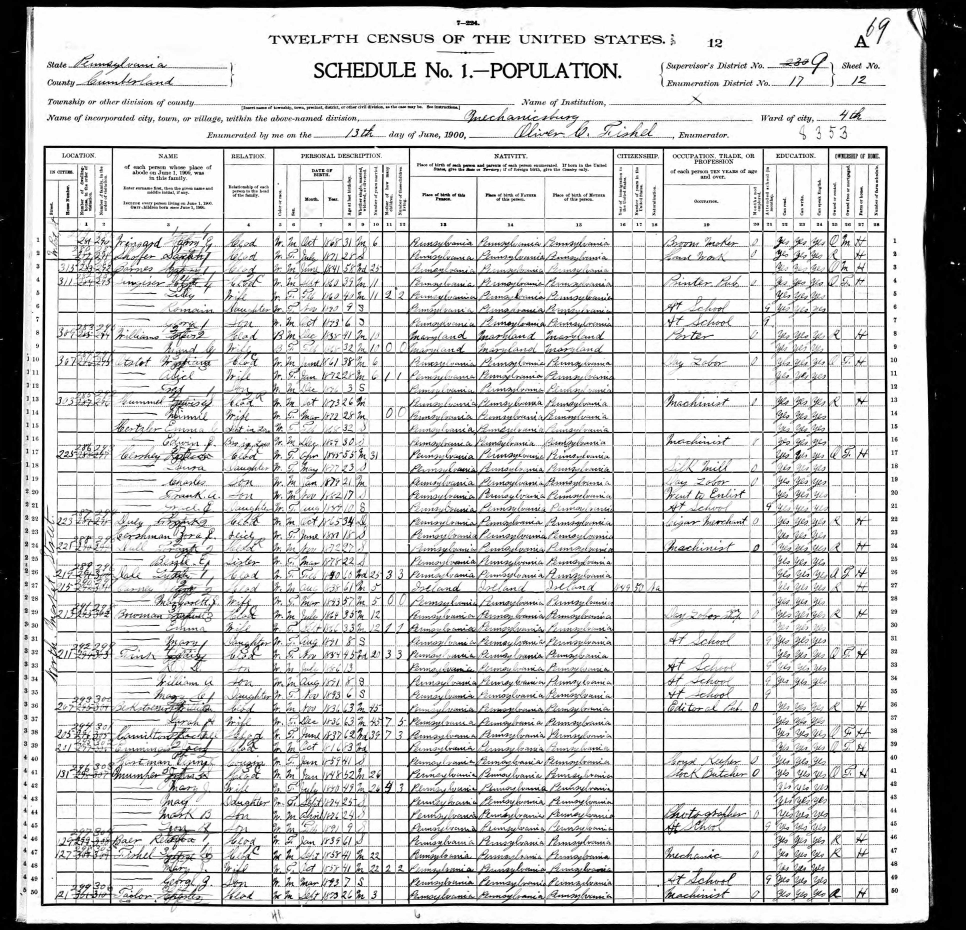
#> input picture example.jpg, 3864 x 3720 px (shown at 1/4 size)
$ python crop.py example.jpg
#> lines starting #> are read from the running program, lines starting #| are printed output that depends on the picture
# crop.py
# David Owen

K = 9  # Corner match kernel size (fast_corners will use
       # max(3, K // 2 + 1).)

import cv2
import numpy as np
import sys

def corners(original, f=4):
    gray = cv2.cvtColor(original, cv2.COLOR_BGR2GRAY)
    h, w = original.shape[:2]
    k = np.ones((K, K), dtype=np.uint8)

    # Make top left corner template.
    t = 255 * np.ones((K * 3, K * 3), dtype=np.uint8)
    t[K:, K:(K * 2)] = 0
    t[K:(K * 2), (K * 2):] = 0

    def match(roi):
        cv2.morphologyEx(roi, cv2.MORPH_CLOSE, k, dst=roi)
        m = cv2.matchTemplate(roi, t, cv2.TM_CCOEFF_NORMED)

        return cv2.minMaxLoc(m)[3]

    tl = match(gray[:(h // f), :(w // f)])

    # Modify top left template for top right.
    t[K:(K * 2), :K] = 0
    t[K:(K * 2), (K * 2):] = 255

    tr = match(gray[:(h // f), ((f - 1) * w // f):])
    tr = (tr[0] + ((f - 1) * w // f), tr[1])

    # Modify top right template for bottom right.
    t[:K, K:(K * 2)] = 0
    t[(K * 2):, K:(K * 2)] = 255

    br = match(gray[((f - 1) * h // f):, ((f - 1) * w // f):])
    br = (br[0] + ((f - 1) * w // f), br[1] + ((f - 1) * h // f))

    # Modify bottom right template for bottom left.
    t[K:(K * 2), :K] = 255
    t[K:(K * 2), (K * 2):] = 0

    bl = match(gray[((f - 1) * h // f):, :(w // f)])
    bl = (bl[0], bl[1] + ((f - 1) * h // f))

    return tl, tr, bl, br

def fast_corners(original, f=6):
    gray = cv2.cvtColor(original, cv2.COLOR_BGR2GRAY)
    gray = cv2.pyrDown(gray)
    gray = cv2.pyrDown(gray)
    h, w = gray.shape[:2]
    L = max(3, K // 4 + 1)
    k = np.ones((L, L), dtype=np.uint8)

    # Make top left corner template.
    t = 255 * np.ones((L * 3, L * 3), dtype=np.uint8)
    t[L:, L:(L * 2)] = 0
    t[L:(L * 2), (L * 2):] = 0

    def match(roi):
        cv2.morphologyEx(roi, cv2.MORPH_CLOSE, k, dst=roi)
        m = cv2.matchTemplate(roi, t, cv2.TM_CCOEFF_NORMED)

        return cv2.minMaxLoc(m)[3]

    tl = match(gray[:(h // f), :(w // f)])
    tl = (tl[0] * 4, tl[1] * 4)

    # Modify top left template for top right.
    t[L:(L * 2), :L] = 0
    t[L:(L * 2), (L * 2):] = 255

    tr = match(gray[:(h // f), ((f - 1) * w // f):])
    tr = ((tr[0] + ((f - 1) * w // f)) * 4, tr[1] * 4)

    # Modify top right template for bottom right.
    t[:L, L:(L * 2)] = 0
    t[(L * 2):, L:(L * 2)] = 255

    br = match(gray[((f - 1) * h // f):, ((f - 1) * w // f):])
    br = ((br[0] + ((f - 1) * w // f)) * 4,
            (br[1] + ((f - 1) * h // f)) * 4)

    # Modify bottom right template for bottom left.
    t[L:(L * 2), :L] = 255
    t[L:(L * 2), (L * 2):] = 0

    bl = match(gray[((f - 1) * h // f):, :(w // f)])
    bl = (bl[0] * 4, (bl[1] + ((f - 1) * h // f)) * 4)

    return tl, tr, bl, br

def draw_corners(original, tl, tr, bl, br):

    for c in (tl, tr, bl, br):
        cv2.rectangle(original, c,
                (c[0] + K * 3, c[1] + K * 3), (0, 20, 180), -1)

def deskew(original, tl, tr, bl, br):
    lx = (tl[0] + bl[0]) // 2
    ty = (tl[1] + tr[1]) // 2
    rx = (tr[0] + br[0]) // 2
    by = (bl[1] + br[1]) // 2
    tl_new = (lx, ty)
    tr_new = (rx, ty)
    bl_new = (lx, by)
    br_new = (rx, by)

    old_corners = np.array([tl, tr, bl, br])
    new_corners = np.array([tl_new, tr_new, bl_new, br_new])
    homography = cv2.findHomography(old_corners, new_corners)[0]
    cv2.warpPerspective(original, homography, original.shape[:2],
            dst=original)

    return lx, rx, ty, by

def crop(original, m=20, f=4, fast=False):

    if fast:
        tl, tr, bl, br = fast_corners(original, f)
    else:
        tl, tr, bl, br = corners(original, f)

    lx, rx, ty, by = deskew(original, tl, tr, bl, br)

    # Adjust coordinates to account for template size and margin.
    k = 3 * K // 2
    lx += k - m
    rx += k + m
    ty += k - m
    by += k + m

    return original[ty:by, lx:rx]

if __name__ == '__main__':
    a = sys.argv[1]
    original = cv2.imread(a)
#> original is the input picture: shape (3720, 3864, 3); min 0, max 255, mean 203.3
    n = a[:a.find('.')]
    cropped = crop(original, m=30, f=6)
#> in corners, `tl = match(gray[:(h // f), :(w // f)])`: tl = (165, 574)
#> in corners, `tr = match(gray[:(h // f), ((f - 1) * w // f):])`: tr = (313, 575)
#> in corners, `tr = (tr[0] + ((f - 1) * w // f), tr[1])`: tr = (3533, 575)
#> in corners, `br = match(gray[((f - 1) * h // f):, ((f - 1) * w // f):])`: br = (315, 502)
#> in corners, `br = (br[0] + ((f - 1) * w // f), br[1] + ((f - 1) * h // f))`: br = (3535, 3602)
#> in corners, `bl = match(gray[((f - 1) * h // f):, :(w // f)])`: bl = (155, 506)
#> in corners, `bl = (bl[0], bl[1] + ((f - 1) * h // f))`: bl = (155, 3606)
#> in crop, `tl, tr, bl, br = corners(original, f)`: tl = (165, 574); tr = (3533, 575); bl = (155, 3606); br = (3535, 3602)
#> in deskew, `lx = (tl[0] + bl[0]) // 2`: lx = 160
#> in deskew, `ty = (tl[1] + tr[1]) // 2`: ty = 574
#> in deskew, `rx = (tr[0] + br[0]) // 2`: rx = 3534
#> in deskew, `by = (bl[1] + br[1]) // 2`: by = 3604
#> in deskew, `tl_new = (lx, ty)`: tl_new = (160, 574)
#> in deskew, `tr_new = (rx, ty)`: tr_new = (3534, 574)
#> in deskew, `bl_new = (lx, by)`: bl_new = (160, 3604)
#> in deskew, `br_new = (rx, by)`: br_new = (3534, 3604)
#> in deskew, `old_corners = np.array([tl, tr, bl, br])`: old_corners = [[165, 574], [3533, 575], [155, 3606], [3535, 3602]]
#> in deskew, `new_corners = np.array([tl_new, tr_new, bl_new, br_new])`: new_corners = [[160, 574], [3534, 574], [160, 3604], [3534, 3604]]
#> in deskew, `homography = cv2.findHomography(old_corners, new_corners)[0]`: homography = [[1, 0.00349, -7.01], [-0.000579, 1, -1.96], [-4.89e-07, 1.17e-06, 1]]
#> in crop, `lx, rx, ty, by = deskew(original, tl, tr, bl, br)`: lx = 160; rx = 3534; ty = 574; by = 3604
#> in crop, `lx += k - m`: lx = 143
#> in crop, `rx += k + m`: rx = 3577
#> in crop, `ty += k - m`: ty = 557
#> in crop, `by += k + m`: by = 3647
#> in crop, `return original[ty:by, lx:rx]`:
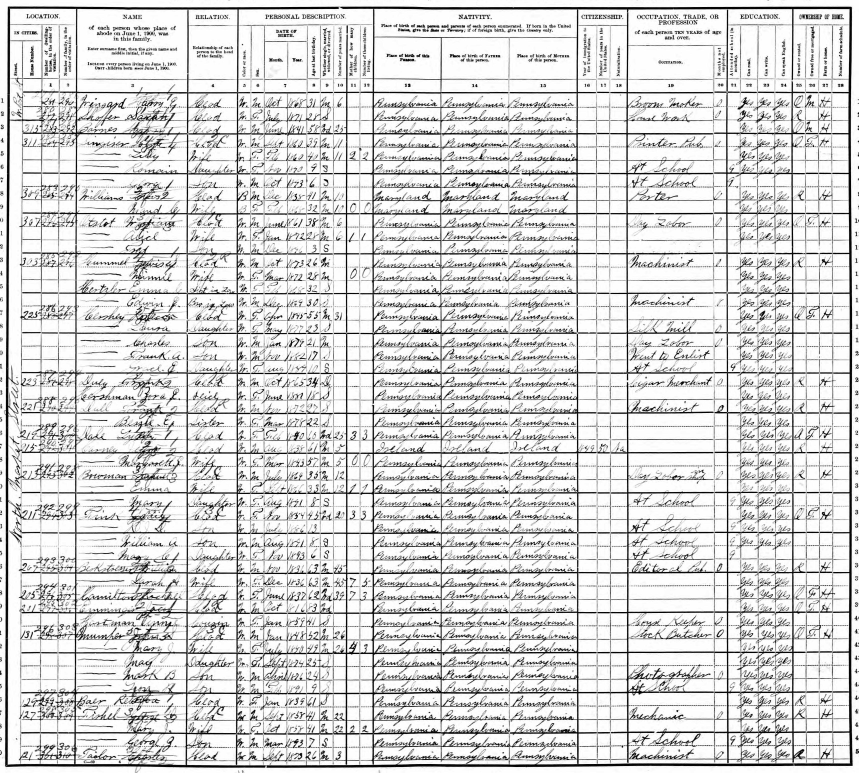
#> returned value: shape (3090, 3434, 3) (shown at 1/4 size); min 0, max 255, mean 215.1
    cv2.imwrite(n + '_cropped.jpg', cropped)
    draw_corners(original, *fast_corners(original, f=6))
#> in match, `m = cv2.matchTemplate(roi, t, cv2.TM_CCOEFF_NORMED)`:
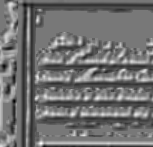
#> m: shape (147, 153) float32; min -0.802, max 0.894, mean -0.045; drawn with min black and max white
#> in fast_corners, `tl = match(gray[:(h // f), :(w // f)])`: tl = (41, 143)
#> in fast_corners, `tl = (tl[0] * 4, tl[1] * 4)`: tl = (164, 572)
#> in match (call 2), `m = cv2.matchTemplate(roi, t, cv2.TM_CCOEFF_NORMED)`:
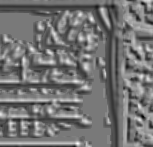
#> m: shape (147, 153) float32; min -0.856, max 0.942, mean -0.0372; drawn with min black and max white
#> in fast_corners, `tr = match(gray[:(h // f), ((f - 1) * w // f):])`: tr = (77, 143)
#> in fast_corners, `tr = ((tr[0] + ((f - 1) * w // f)) * 4, tr[1] * 4)`: tr = (3528, 572)
#> in match (call 3), `cv2.morphologyEx(roi, cv2.MORPH_CLOSE, k, dst=roi)`:
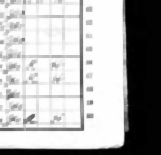
#> roi: shape (155, 161); min 0, max 255, mean 176.7
#> in match (call 3), `m = cv2.matchTemplate(roi, t, cv2.TM_CCOEFF_NORMED)`:
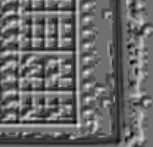
#> m: shape (147, 153) float32; min -0.748, max 0.969, mean -0.0343; drawn with min black and max white
#> in fast_corners, `br = match(gray[((f - 1) * h // f):, ((f - 1) * w // f):])`: br = (78, 125)
#> in fast_corners, `br = ((br[0] + ((f - 1) * w // f)) * 4, (br[1] + ((f - 1) * h // f)) *..`: br = (3532, 3600)
#> in match (call 4), `cv2.morphologyEx(roi, cv2.MORPH_CLOSE, k, dst=roi)`:
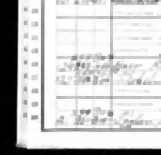
#> roi: shape (155, 161); min 0, max 255, mean 200
#> in match (call 4), `m = cv2.matchTemplate(roi, t, cv2.TM_CCOEFF_NORMED)`:
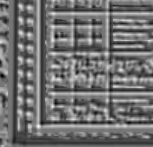
#> m: shape (147, 153) float32; min -0.832, max 0.962, mean -0.0374; drawn with min black and max white
#> in fast_corners, `bl = match(gray[((f - 1) * h // f):, :(w // f)])`: bl = (38, 126)
#> in fast_corners, `bl = (bl[0] * 4, (bl[1] + ((f - 1) * h // f)) * 4)`: bl = (152, 3604)
#> the loop in draw_corners, `for c in (tl, tr, bl, br):` made 4 passes
    cv2.imwrite(n + '_corners.jpg', original)
